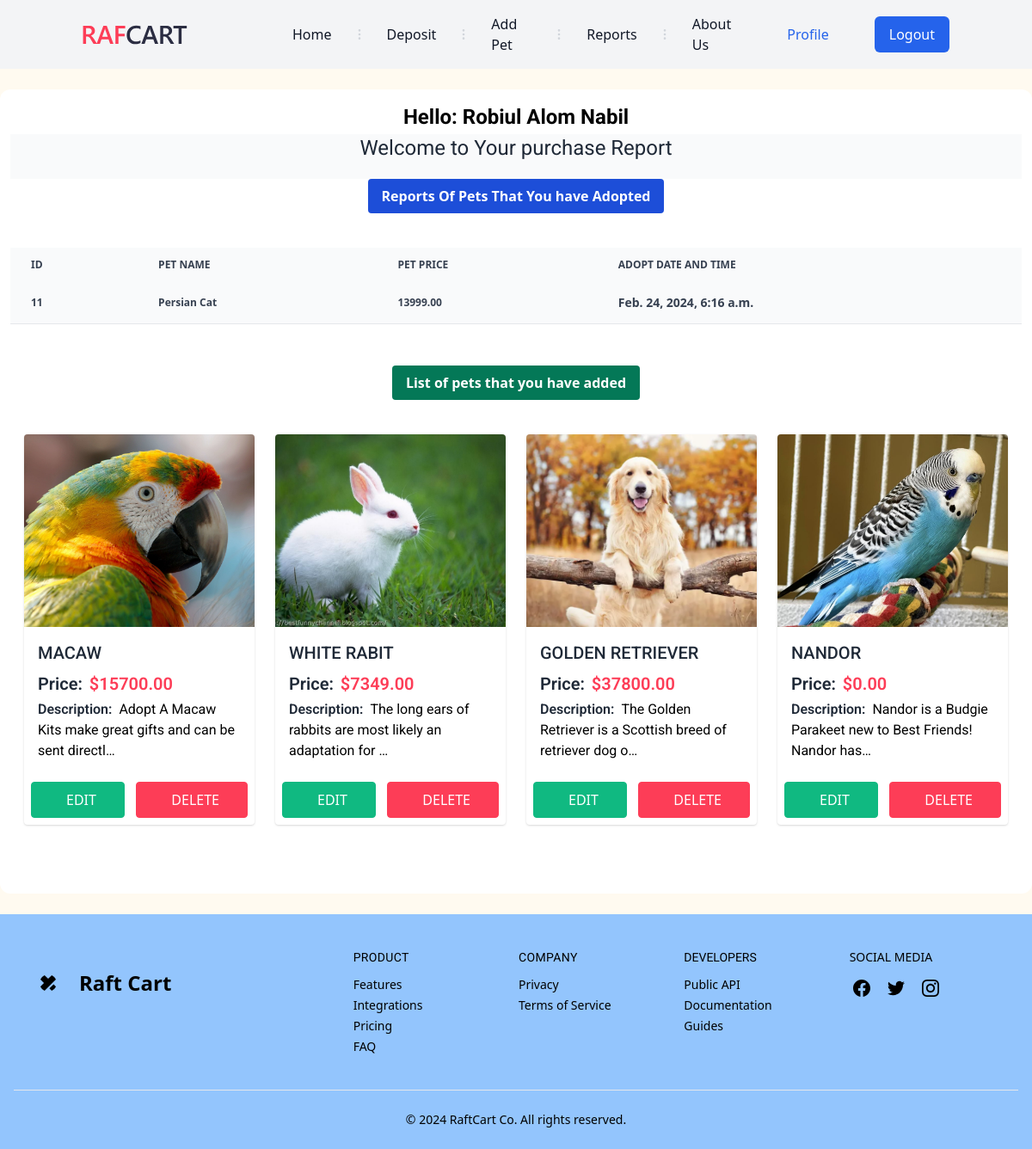
Page /transactions/report/ (signed in) on the committed database.
### transactions/models.py (models this page shows, shortened)
class Adopt(models.Model):
    user_account = models.ForeignKey('customers.UserBankAccount', on_delete=models.CASCADE)
    pet = models.ForeignKey('pets.Pet', on_delete=models.CASCADE)
    quantity = models.PositiveIntegerField(default=1)
    adopt_date = models.DateTimeField(auto_now_add=True)
    adopt_price = models.DecimalField(decimal_places=2, max_digits=12)
    balance_after_adopting_book = models.DecimalField(decimal_places=2, max_digits=12, null=True, blank=True)

### pets/models.py (models this page shows, shortened)
class Pet(models.Model):
    pet_title = models.CharField(max_length=50)
    description = models.TextField()
    price =models.DecimalField(decimal_places=2, max_digits = 12)
    category = models.ForeignKey(Category, on_delete=models.CASCADE)
    customer = models.ForeignKey(User, on_delete=models.CASCADE, blank = True, null = True)
    adopted_by = models.ManyToManyField(User, related_name='adopted_pet', blank=True)
    images = models.ImageField(upload_to='pets/media/uploads/')
    quantity = models.PositiveIntegerField(default=1)

### transactions/views.py (the view)
# urls.py: path('report/', PetReportView.as_view(), name='report'),
class PetReportView(View):
    def get(self, request, *args, **kwargs):
        user_account = request.user.account
        adopted_pets = Adopt.objects.filter(user_account=user_account)
        data = Pet.objects.filter(customer = request.user)
        return render(request, 'transactions/report.html', {'adopted_pets': adopted_pets, 'data' : data})

### transactions/templates/transactions/report.html (shortened to what this page needs)
{% extends 'base.html' %}{% load static %}{% block head_title %}Adoption Report{% endblock %}{% block content %}
<div class="bg-white px-3 py-4 rounded-xl my-6">
    <h3 class="font-bold text-2xl text-center pb-1">Hello: {{ request.user.first_name }} {{ request.user.last_name }}</h3>
    <h4 class="font-semi_bold text-2xl text-center pb-5 text-gray-800 bg-gray-50 dark:bg-gray-800 dark:text-gray-500">Welcome to Your purchase Report</h4>
    <div class="flex items-center justify-center mb-10">
        <button class="bg-blue-700 hover:bg-green-700 text-white font-bold py-2 px-4 rounded focus:outline-none focus:shadow-outline">Reports Of Pets That You have Adopted</button>
    </div>
    <div class="relative overflow-x-auto">
        <table class="w-full text-sm text-left rtl:text-right text-gray-500 dark:text-gray-400">
            <thead class="text-xs text-gray-700 uppercase bg-gray-50 dark:bg-gray-700 dark:text-gray-400">
                <tr>
                    <th scope="col" class="px-6 py-3">ID</th>
                    <th scope="col" class="px-6 py-3">Pet Name</th>
                    <th scope="col" class="px-6 py-3">Pet Price</th>
                    <th scope="col" class="px-6 py-3">Adopt Date and time</th>
                </tr>
            </thead>
            <tbody>
                {% for adopt in adopted_pets %}
                <tr class="bg-white border-b dark:bg-gray-800 dark:border-gray-700">
                    <th scope="row" class="px-6 py-4 text-xs text-gray-700  bg-gray-50 dark:bg-gray-700 dark:text-gray-400 font-bold">{{ adopt.id }}</th>
                    <td class="px-6 py-4 text-xs text-gray-700  bg-gray-50 dark:bg-gray-700 dark:text-gray-400 font-bold">{{ adopt.pet.pet_title }}</td>
                    <td class="px-6 py-4 text-xs text-gray-700  bg-gray-50 dark:bg-gray-700 dark:text-gray-400 font-bold">{{ adopt.pet.price }}</td>
                    <td class="px-6 py-4text-xs text-gray-700  bg-gray-50 dark:bg-gray-700 dark:text-gray-400 font-bold">{{ adopt.adopt_date }}</td>
                </tr>
                {% endfor %}
            </tbody>
        </table>
    </div>
    <div class="container pb-16 mt-12">
        <div class="flex items-center justify-center mb-10">
            <button class="bg-green-700 hover:bg-blue-700 text-white font-bold py-2 px-4 rounded focus:outline-none focus:shadow-outline">List of pets that you have added</button>
        </div>
        <div class="grid grid-cols-2 md:grid-cols-4 gap-6">
            {% for pet in data %}
            <div class="bg-white shadow rounded overflow-hidden group">
                <div class="relative">
                    <img src="{{ pet.images.url }}" alt="pets" class="w-full h-56 object-cover">
                </div>
                <div class="pt-4 pb-3 px-4">
                    <h4 class="uppercase font-medium text-xl mb-2 text-gray-800 hover:text-primary transition">{{pet.pet_title}}</h4>
                    <div class="flex items-baseline mb-1 space-x-2">
                        <p class="space-x-1  font-roboto">
                            <span class="text-gray-800 text-xl font-semibold">Price:</span>
                            <span class="text-primary text-xl font-semibold">${{pet.price}}</span>
                        </p>
                    </div>
                    <div class="flex items-baseline mb-1 space-x-2">
                        <p class="space-x-1  font-roboto">
                            <span class="text-gray-800 font-semibold">Description:</span>
                            <span>{{pet.description |truncatechars:60}}</span>
                        </p>
                    </div>
                </div>
                <div class="flex items-center justify-between gap-3 m-2">
                    <a href="{% url 'edit_pet' pet.id %}" class="bg-green-500 border border-green-500 text-white px-8 py-2 font-medium rounded uppercase flex items-center gap-2 hover:bg-transparent hover:text-green-500 transition">Edit</a>
                    <a href="{% url 'delete_pet' pet.id %}" class="bg-primary border border-primary text-white px-8 py-2 font-medium rounded uppercase flex items-center gap-2 hover:bg-transparent hover:text-primary transition"> Delete</a>
                </div>
            </div>
            {% endfor %}
        </div>
    </div>
</div>
{% endblock %}

### core/templates/base.html (style rules this page uses)
.container { max-width: 1200px; margin-left: auto; margin-right: auto; }

### rows in the picture
Adopt: id "11", pet.pet_title "Persian Cat", pet.price "13999.00", adopt_date "Feb. 24, 2024, 6:16 a.m."
Pet: images (picture), pet_title "MACAW", price "15700.00", description "Adopt A Macaw Kits make great gifts and can be sent directl…"
Pet: images (picture), pet_title "WHITE RABIT", price "7349.00", description "The long ears of rabbits are most likely an adaptation for …"
Pet: images (picture), pet_title "GOLDEN RETRIEVER", price "37800.00", description "The Golden Retriever is a Scottish breed of retriever dog o…"
Pet: images (picture), pet_title "NANDOR", price "0.00", description "Nandor is a Budgie Parakeet new to Best Friends! Nandor has…"

### other values in the picture
{{ request.user.first_name }} "Robiul Alom"
{{ request.user.last_name }} "Nabil"
